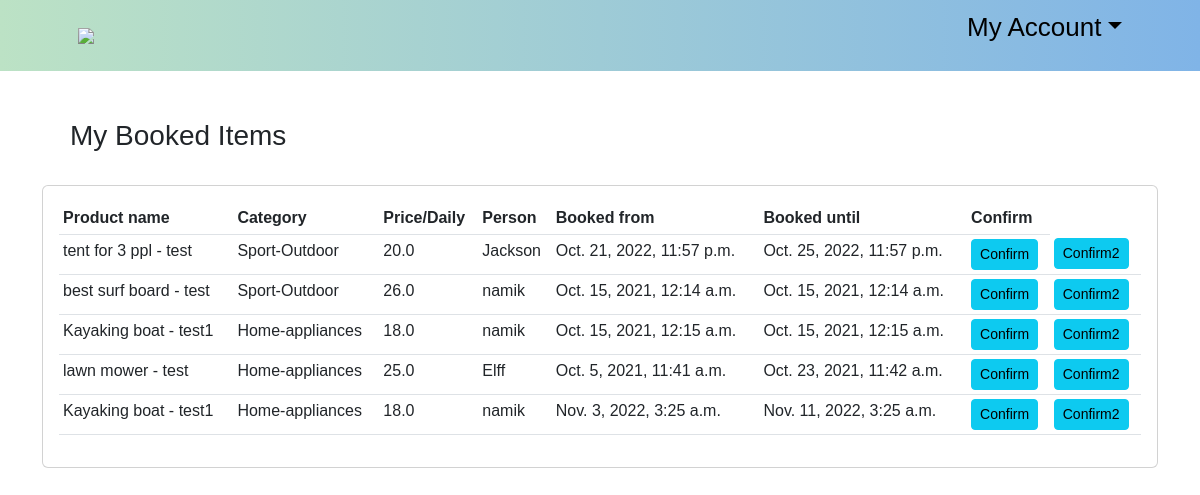
The page /my-booked-items/2/ (signed in) on the database its author committed.
### ecommerce/models.py (models this page shows, shortened)
class Order_list(models.Model):
    STATUS = (('Pending', 'Pending'),
              ('Out for delivery', 'Out_for_delivery'),
              ('Delivered', 'Delivered'))
    customer = models.ForeignKey(Customer, null=True, on_delete=models.SET_NULL)
    product = models.ForeignKey(Product, null=True, on_delete=models.SET_NULL)
    date_ordered = models.DateTimeField(auto_now_add=True, null=True)
    complete = models.BooleanField(default=True)
    rent_from = models.DateTimeField(null=True)
    rent_to = models.DateTimeField(null=True)
    id = models.AutoField(primary_key=True)

class Product(models.Model):
    CATEGORY = (
                ('Sport-Outdoor', 'Sport & Outdoor'),
                ('Drones-cameras', 'Drones & cameras'),
                ('Electronics', 'Electronics'),
                ('Home-appliances', 'Home appliances'),
                ('Musical-equipments', 'Musical equipments'),
                ('Accessories','Accessories'),
                )
    customer = models.ForeignKey(Customer, null=True, on_delete=models.SET_NULL)
    name = models.CharField(max_length=200, null=True)
    price = models.FloatField(null=True)
    category = models.CharField(max_length=200, null=True,choices=CATEGORY)
    description = models.CharField(max_length=200, null=True, blank=True)
    date_created= models.DateTimeField(auto_now_add=True, null=True)
    available_from = models.DateTimeField(null=True)
    available_to = models.DateTimeField(null=True)
    item_pic = models.ImageField( null=True)
    item_pic_2 = models.ImageField(null=True, blank=True)
    item_pic_3 = models.ImageField(null=True, blank=True)
    item_pic_4 = models.ImageField(null=True, blank=True)
    def __str__(self):
        return self.name

class Customer (models.Model):
    user= models.OneToOneField(User, null=True, on_delete=models.CASCADE)
    name = models.CharField(max_length=100, null=True)
    phone=models.CharField(max_length=100, null=True)
    email=models.CharField(max_length=100, null=True)
    date_created= models.DateTimeField(auto_now_add=True)
    address = models.CharField(verbose_name="Address", max_length=100, null=True, blank=True)
    town = models.CharField(verbose_name="Town/City", max_length=100, null=True, blank=True)
    post_code = models.CharField(verbose_name="Post Code", max_length=8, null=True, blank=True)
    country = models.CharField(verbose_name="Country", max_length=100, null=True, blank=True)
    latitude = models.CharField(verbose_name="Latitude", max_length=50, null=True, blank=True)
    longitude = models.CharField(verbose_name="Longitude", max_length=50, null=True, blank=True)
    def __str__(self):
        return self.name

### ecommerce/views.py (the view)
# urls.py: path('my-booked-items/<str:pk>/', views.mybookeditems, name='mybookeditems'),
@login_required(login_url='login')
def mybookeditems(request, pk):
    customer = Customer.objects.get(id=pk)
    form = OrderForm(instance=customer)
    orders = Order_list.objects.all()
    context = {'form':form, 'customer':customer,'orders':orders}
    return render(request, 'my_booked_items.html', context)

### templates/my_booked_items.html (shortened to what this page needs)
<!DOCTYPE html>
{% extends 'old/main.html' %}
{% load static%}
{% load crispy_forms_tags %}
	{% block content %}
			<br><br><h3>&emsp;My Booked Items </h3><br>
			<div class="card card-body" style="overflow-y:auto; ">
				<table class="table table-sm">
					<tr>
						<th>Product name</th>
						<th>Category</th>
						<th>Price/Daily</th>
						<th>Person</th>
						<th>Booked from</th>
						<th>Booked until</th>
						<th>Confirm</th>
					</tr>
					{% for i in orders %}
						{% if i.product.customer == request.user.customer %}
							<tr>
								<td>{{ i.product }}</td>
								<td>{{ i.product.category }}</td>
								<td>{{ i.product.price }}</td>
								<td>{{ i.customer }}</td>
								<td>{{ i.rent_from }}</td>
								<td>{{ i.rent_to }}</td>
								<td><a id="se" onclick="Confirm()" class = "btn btn-sm btn-info" href="{% url 'confirmation' i.id %}">Confirm</a></td>
								<td><a id="sev" onclick="Confirm2()" class = "btn btn-sm btn-info" href="#">Confirm2</a></td>
							</tr>
						{%endif%}
					{% endfor %}
				</table>
			</div>
	{% endblock content %}

### static/cssivy/main.css (style rules this page uses)
body { background-color : white; }

### templates/old/main.html (style rules this page uses)
body { font-family: 'Poppins', sans-serif; }

### rows shown on the page
Order_list: product "tent for 3 ppl - test", product.category "Sport-Outdoor", product.price "20.0", customer "Jackson", rent_from "Oct. 21, 2022, 11:57 p.m.", rent_to "Oct. 25, 2022, 11:57 p.m."
Order_list: product "best surf board - test", product.category "Sport-Outdoor", product.price "26.0", customer "namik", rent_from "Oct. 15, 2021, 12:14 a.m.", rent_to "Oct. 15, 2021, 12:14 a.m."
Order_list: product "Kayaking boat - test1", product.category "Home-appliances", product.price "18.0", customer "namik", rent_from "Oct. 15, 2021, 12:15 a.m.", rent_to "Oct. 15, 2021, 12:15 a.m."
Order_list: product "lawn mower - test", product.category "Home-appliances", product.price "25.0", customer "Elff", rent_from "Oct. 5, 2021, 11:41 a.m.", rent_to "Oct. 23, 2021, 11:42 a.m."
Order_list: product "Kayaking boat - test1", product.category "Home-appliances", product.price "18.0", customer "namik", rent_from "Nov. 3, 2022, 3:25 a.m.", rent_to "Nov. 11, 2022, 3:25 a.m."
